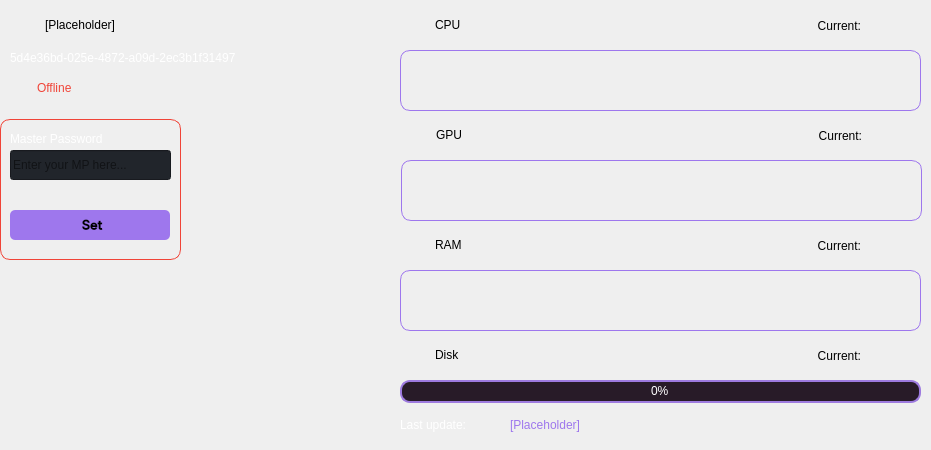
         <widget class="QWidget" name="overview">
          <widget class="QLabel" name="overview_icon">
           <property name="geometry">
            <rect>
             <x>10</x>
             <y>10</y>
             <width>31</width>
             <height>31</height>
            </rect>
           </property>
           <property name="styleSheet">
            <string notr="true"/>
           </property>
           <property name="text">
            <string/>
           </property>
           <property name="pixmap">
            <pixmap resource="resources.qrc">:/icons/images/icons/server.png</pixmap>
           </property>
           <property name="scaledContents">
            <bool>false</bool>
           </property>
          </widget>
          <widget class="QLabel" name="overview_hsm_name">
           <property name="geometry">
            <rect>
             <x>45</x>
             <y>9</y>
             <width>171</width>
             <height>31</height>
            </rect>
           </property>
           <property name="styleSheet">
            <string notr="true">font: 700 12pt &quot;Inter Medium&quot;;</string>
           </property>
           <property name="text">
            <string>[Placeholder]</string>
           </property>
          </widget>
          <widget class="QPushButton" name="overview_auth_btn">
           <property name="geometry">
            <rect>
             <x>10</x>
             <y>210</y>
             <width>160</width>
             <height>30</height>
            </rect>
           </property>
           <property name="minimumSize">
            <size>
             <width>150</width>
             <height>30</height>
            </size>
           </property>
           <property name="font">
            <font>
             <family>Inter Medium</family>
             <pointsize>10</pointsize>
             <italic>false</italic>
             <bold>true</bold>
            </font>
           </property>
           <property name="cursor">
            <cursorShape>PointingHandCursor</cursorShape>
           </property>
           <property name="styleSheet">
            <string notr="true">QPushButton {
background-color: #9e77ed;
font: 600 10pt &quot;Inter Medium&quot;;
border-radius: 5px;
}
QPushButton:hover {
	background-color: rgb(168, 128, 255);
	border-radius: 4px;
}
QPushButton:pressed {	
	background-color: rgb(255, 243, 239);
	font: 600 10pt &quot;Inter Medium&quot;;
	icon: url(:/icons/images/icons/log-in_purple.png);
	color: #9e77ed;
	border-radius: 5px;
}
</string>
           </property>
           <property name="text">
            <string> Set</string>
           </property>
           <property name="icon">
            <iconset resource="resources.qrc">
             <normaloff>:/icons/images/icons/lock.png</normaloff>:/icons/images/icons/lock.png</iconset>
           </property>
          </widget>
          <widget class="QLabel" name="overview_mp_label">
           <property name="geometry">
            <rect>
             <x>10</x>
             <y>129</y>
             <width>151</width>
             <height>20</height>
            </rect>
           </property>
           <property name="styleSheet">
            <string notr="true">background-color: transparent;
font: 600 10pt &quot;Inter Medium&quot;;
text-align: left;
color: #fff;
border-radius: 5px;</string>
           </property>
           <property name="lineWidth">
            <number>1</number>
           </property>
           <property name="text">
            <string>Master Password</string>
           </property>
           <property name="alignment">
            <set>Qt::AlignLeading|Qt::AlignLeft|Qt::AlignVCenter</set>
           </property>
          </widget>
          <widget class="QLineEdit" name="overview_masterpw_field">
           <property name="geometry">
            <rect>
             <x>10</x>
             <y>150</y>
             <width>161</width>
             <height>30</height>
            </rect>
           </property>
           <property name="minimumSize">
            <size>
             <width>0</width>
             <height>30</height>
            </size>
           </property>
           <property name="styleSheet">
            <string notr="true">background-color: rgb(33, 37, 43);
font: 600 10pt &quot;Inter Medium&quot;;</string>
           </property>
           <property name="inputMask">
            <string/>
           </property>
           <property name="text">
            <string/>
           </property>
           <property name="echoMode">
            <enum>QLineEdit::Password</enum>
           </property>
           <property name="placeholderText">
            <string>Enter your MP here...</string>
           </property>
          </widget>
          <widget class="QLabel" name="overview_auth_icon">
           <property name="geometry">
            <rect>
             <x>10</x>
             <y>80</y>
             <width>16</width>
             <height>16</height>
            </rect>
           </property>
           <property name="styleSheet">
            <string notr="true"/>
           </property>
           <property name="text">
            <string/>
           </property>
           <property name="pixmap">
            <pixmap resource="resources.qrc">:/icons/images/icons/unauthenticated.png</pixmap>
           </property>
           <property name="scaledContents">
            <bool>false</bool>
           </property>
          </widget>
          <widget class="QLabel" name="overview_auth_label">
           <property name="geometry">
            <rect>
             <x>37</x>
             <y>80</y>
             <width>121</width>
             <height>16</height>
            </rect>
           </property>
           <property name="styleSheet">
            <string notr="true">font: 700 10pt &quot;Inter Medium&quot;;
color: #F04438;</string>
           </property>
           <property name="text">
            <string>Offline</string>
           </property>
          </widget>
          <widget class="QLabel" name="auth_area_border">
           <property name="geometry">
            <rect>
             <x>0</x>
             <y>119</y>
             <width>181</width>
             <height>141</height>
            </rect>
           </property>
           <property name="styleSheet">
            <string notr="true">border: 1px solid #F04438;
border-radius: 10px;</string>
           </property>
           <property name="lineWidth">
            <number>1</number>
           </property>
           <property name="text">
            <string/>
           </property>
           <property name="alignment">
            <set>Qt::AlignLeading|Qt::AlignLeft|Qt::AlignVCenter</set>
           </property>
          </widget>
          <widget class="QLabel" name="overview_icon_3">
           <property name="geometry">
            <rect>
             <x>400</x>
             <y>10</y>
             <width>31</width>
             <height>31</height>
            </rect>
           </property>
           <property name="styleSheet">
            <string notr="true"/>
           </property>
           <property name="text">
            <string/>
           </property>
           <property name="pixmap">
            <pixmap resource="resources.qrc">:/icons/images/icons/cpu.png</pixmap>
           </property>
           <property name="scaledContents">
            <bool>false</bool>
           </property>
          </widget>
          <widget class="QLabel" name="overview_cpu">
           <property name="geometry">
            <rect>
             <x>435</x>
             <y>9</y>
             <width>41</width>
             <height>31</height>
            </rect>
           </property>
           <property name="styleSheet">
            <string notr="true">font: 700 12pt &quot;Inter Medium&quot;;</string>
           </property>
           <property name="text">
            <string>CPU</string>
           </property>
          </widget>
          <widget class="QLabel" name="overview_mid">
           <property name="geometry">
            <rect>
             <x>10</x>
             <y>50</y>
             <width>281</width>
             <height>16</height>
            </rect>
           </property>
           <property name="styleSheet">
            <string notr="true">font: 700 10pt &quot;Inter Medium&quot;;
color: #fff</string>
           </property>
           <property name="text">
            <string>5d4e36bd-025e-4872-a09d-2ec3b1f31497</string>
           </property>
          </widget>
          <widget class="QLabel" name="overview_icon_4">
           <property name="geometry">
            <rect>
             <x>130</x>
             <y>130</y>
             <width>16</width>
             <height>16</height>
            </rect>
           </property>
           <property name="toolTip">
            <string>&lt;html&gt;&lt;head/&gt;&lt;body&gt;&lt;p&gt;Upon logging in, you need to set the master password for this machine to authenticate yourself to the HSM.&lt;/p&gt;&lt;/body&gt;&lt;/html&gt;</string>
           </property>
           <property name="styleSheet">
            <string notr="true"/>
           </property>
           <property name="text">
            <string/>
           </property>
           <property name="pixmap">
            <pixmap resource="resources.qrc">:/icons/images/icons/info.png</pixmap>
           </property>
           <property name="scaledContents">
            <bool>false</bool>
           </property>
          </widget>
          <widget class="QLabel" name="overview_responselabel">
           <property name="geometry">
            <rect>
             <x>0</x>
             <y>400</y>
             <width>351</width>
             <height>41</height>
            </rect>
           </property>
           <property name="styleSheet">
            <string notr="true">color: rgb(113, 126, 149);</string>
           </property>
           <property name="lineWidth">
            <number>1</number>
           </property>
           <property name="text">
            <string/>
           </property>
           <property name="alignment">
            <set>Qt::AlignCenter</set>
           </property>
          </widget>
          <widget class="QLabel" name="cpu_area_border">
           <property name="geometry">
            <rect>
             <x>400</x>
             <y>50</y>
             <width>521</width>
             <height>61</height>
            </rect>
           </property>
           <property name="styleSheet">
            <string notr="true">border: 1px solid #9e77ed;
border-radius: 10px;</string>
           </property>
           <property name="lineWidth">
            <number>1</number>
           </property>
           <property name="text">
            <string/>
           </property>
           <property name="alignment">
            <set>Qt::AlignLeading|Qt::AlignLeft|Qt::AlignVCenter</set>
           </property>
          </widget>
          <widget class="QWidget" name="verticalLayoutWidget">
           <property name="geometry">
            <rect>
             <x>409</x>
             <y>60</y>
             <width>501</width>
             <height>41</height>
            </rect>
           </property>
           <layout class="QVBoxLayout" name="cpu_layout"/>
          </widget>
          <widget class="QLabel" name="overview_cpu_current">
           <property name="geometry">
            <rect>
             <x>870</x>
             <y>10</y>
             <width>41</width>
             <height>31</height>
            </rect>
           </property>
           <property name="styleSheet">
            <string notr="true">font: 700 12pt &quot;Inter Medium&quot;;
color: #9e77ed;</string>
           </property>
           <property name="text">
            <string/>
           </property>
          </widget>
          <widget class="QLabel" name="overview_cpu_2">
           <property name="geometry">
            <rect>
             <x>790</x>
             <y>10</y>
             <width>71</width>
             <height>31</height>
            </rect>
           </property>
           <property name="styleSheet">
            <string notr="true">font: 700 12pt &quot;Inter Medium&quot;;</string>
           </property>
           <property name="text">
            <string>Current:</string>
           </property>
           <property name="alignment">
            <set>Qt::AlignRight|Qt::AlignTrailing|Qt::AlignVCenter</set>
           </property>
          </widget>
          <widget class="QLabel" name="overview_gpu">
           <property name="geometry">
            <rect>
             <x>436</x>
             <y>119</y>
             <width>41</width>
             <height>31</height>
            </rect>
           </property>
           <property name="styleSheet">
            <string notr="true">font: 700 12pt &quot;Inter Medium&quot;;</string>
           </property>
           <property name="text">
            <string>GPU</string>
           </property>
          </widget>
          <widget class="QLabel" name="gpu_area_border">
           <property name="geometry">
            <rect>
             <x>401</x>
             <y>160</y>
             <width>521</width>
             <height>61</height>
            </rect>
           </property>
           <property name="styleSheet">
            <string notr="true">border: 1px solid #9e77ed;
border-radius: 10px;</string>
           </property>
           <property name="lineWidth">
            <number>1</number>
           </property>
           <property name="text">
            <string/>
           </property>
           <property name="alignment">
            <set>Qt::AlignLeading|Qt::AlignLeft|Qt::AlignVCenter</set>
           </property>
          </widget>
          <widget class="QWidget" name="verticalLayoutWidget_2">
           <property name="geometry">
            <rect>
             <x>410</x>
             <y>170</y>
             <width>501</width>
             <height>41</height>
            </rect>
           </property>
           <layout class="QVBoxLayout" name="gpu_layout"/>
          </widget>
          <widget class="QLabel" name="overview_icon_5">
           <property name="geometry">
            <rect>
             <x>401</x>
             <y>120</y>
             <width>31</width>
             <height>31</height>
            </rect>
           </property>
           <property name="styleSheet">
            <string notr="true"/>
           </property>
           <property name="text">
            <string/>
           </property>
           <property name="pixmap">
            <pixmap resource="resources.qrc">:/icons/images/icons/gpu.png</pixmap>
           </property>
           <property name="scaledContents">
            <bool>false</bool>
           </property>
          </widget>
          <widget class="QLabel" name="overview_cpu_4">
           <property name="geometry">
            <rect>
             <x>791</x>
             <y>120</y>
             <width>71</width>
             <height>31</height>
            </rect>
           </property>
           <property name="styleSheet">
            <string notr="true">font: 700 12pt &quot;Inter Medium&quot;;</string>
           </property>
           <property name="text">
            <string>Current:</string>
           </property>
           <property name="alignment">
            <set>Qt::AlignRight|Qt::AlignTrailing|Qt::AlignVCenter</set>
           </property>
          </widget>
          <widget class="QLabel" name="overview_gpu_current">
           <property name="geometry">
            <rect>
             <x>871</x>
             <y>120</y>
             <width>41</width>
             <height>31</height>
            </rect>
           </property>
           <property name="styleSheet">
            <string notr="true">font: 700 12pt &quot;Inter Medium&quot;;
color: #9e77ed;</string>
           </property>
           <property name="text">
            <string/>
           </property>
          </widget>
          <widget class="QLabel" name="overview_icon_6">
           <property name="geometry">
            <rect>
             <x>400</x>
             <y>230</y>
             <width>31</width>
             <height>31</height>
            </rect>
           </property>
           <property name="styleSheet">
            <string notr="true"/>
           </property>
           <property name="text">
            <string/>
           </property>
           <property name="pixmap">
            <pixmap resource="resources.qrc">:/icons/images/icons/ram.png</pixmap>
           </property>
           <property name="scaledContents">
            <bool>false</bool>
           </property>
          </widget>
          <widget class="QLabel" name="overview_ram">
           <property name="geometry">
            <rect>
             <x>435</x>
             <y>229</y>
             <width>41</width>
             <height>31</height>
            </rect>
           </property>
           <property name="styleSheet">
            <string notr="true">font: 700 12pt &quot;Inter Medium&quot;;</string>
           </property>
           <property name="text">
            <string>RAM</string>
           </property>
          </widget>
          <widget class="QLabel" name="overview_ram_2">
           <property name="geometry">
            <rect>
             <x>790</x>
             <y>230</y>
             <width>71</width>
             <height>31</height>
            </rect>
           </property>
           <property name="styleSheet">
            <string notr="true">font: 700 12pt &quot;Inter Medium&quot;;</string>
           </property>
           <property name="text">
            <string>Current:</string>
           </property>
           <property name="alignment">
            <set>Qt::AlignRight|Qt::AlignTrailing|Qt::AlignVCenter</set>
           </property>
          </widget>
          <widget class="QWidget" name="verticalLayoutWidget_3">
           <property name="geometry">
            <rect>
             <x>410</x>
             <y>280</y>
             <width>501</width>
             <height>41</height>
            </rect>
           </property>
           <layout class="QVBoxLayout" name="ram_layout"/>
          </widget>
          <widget class="QLabel" name="overview_ram_current">
           <property name="geometry">
            <rect>
             <x>870</x>
             <y>230</y>
             <width>41</width>
             <height>31</height>
            </rect>
           </property>
           <property name="styleSheet">
            <string notr="true">font: 700 12pt &quot;Inter Medium&quot;;
color: #9e77ed;</string>
           </property>
           <property name="text">
            <string/>
           </property>
          </widget>
          <widget class="QLabel" name="ram_area_border">
           <property name="geometry">
            <rect>
             <x>400</x>
             <y>270</y>
             <width>521</width>
             <height>61</height>
            </rect>
           </property>
           <property name="styleSheet">
            <string notr="true">border: 1px solid #9e77ed;
border-radius: 10px;</string>
           </property>
           <property name="lineWidth">
            <number>1</number>
           </property>
           <property name="text">
            <string/>
           </property>
           <property name="alignment">
            <set>Qt::AlignLeading|Qt::AlignLeft|Qt::AlignVCenter</set>
           </property>
          </widget>
          <widget class="QProgressBar" name="disk_progress_bar">
           <property name="geometry">
            <rect>
             <x>400</x>
             <y>380</y>
             <width>521</width>
             <height>23</height>
            </rect>
           </property>
           <property name="styleSheet">
            <string notr="true">QProgressBar {
background-color: rgb(40, 27, 40);
border: 2px solid rgb(157, 122, 222);
color: #fff;
border-radius: 10px;
text-align: center;
font: 57 10pt &quot;Inter Medium&quot;;
}
QProgressBar::chunk{
border-radius: 10px;
background-color: qlineargradient(spread:pad, x1:0.931, y1:1, x2:1, y2:1, stop:0.704545 rgba(158, 119, 237, 255), stop:1 rgba(40, 27, 40, 255))
}</string>
           </property>
           <property name="value">
            <number>0</number>
           </property>
          </widget>
          <widget class="QLabel" name="overview_icon_7">
           <property name="geometry">
            <rect>
             <x>400</x>
             <y>340</y>
             <width>31</width>
             <height>31</height>
            </rect>
           </property>
           <property name="styleSheet">
            <string notr="true"/>
           </property>
           <property name="text">
            <string/>
           </property>
           <property name="pixmap">
            <pixmap resource="resources.qrc">:/icons/images/icons/hard-drive.png</pixmap>
           </property>
           <property name="scaledContents">
            <bool>false</bool>
           </property>
          </widget>
          <widget class="QLabel" name="overview_disk_current">
           <property name="geometry">
            <rect>
             <x>870</x>
             <y>340</y>
             <width>41</width>
             <height>31</height>
            </rect>
           </property>
           <property name="styleSheet">
            <string notr="true">font: 700 12pt &quot;Inter Medium&quot;;
color: #9e77ed;</string>
           </property>
           <property name="text">
            <string/>
           </property>
          </widget>
          <widget class="QLabel" name="overview_ram_3">
           <property name="geometry">
            <rect>
             <x>790</x>
             <y>340</y>
             <width>71</width>
             <height>31</height>
            </rect>
           </property>
           <property name="styleSheet">
            <string notr="true">font: 700 12pt &quot;Inter Medium&quot;;</string>
           </property>
           <property name="text">
            <string>Current:</string>
           </property>
           <property name="alignment">
            <set>Qt::AlignRight|Qt::AlignTrailing|Qt::AlignVCenter</set>
           </property>
          </widget>
          <widget class="QLabel" name="overview_ram_4">
           <property name="geometry">
            <rect>
             <x>435</x>
             <y>339</y>
             <width>41</width>
             <height>31</height>
            </rect>
           </property>
           <property name="styleSheet">
            <string notr="true">font: 700 12pt &quot;Inter Medium&quot;;</string>
           </property>
           <property name="text">
            <string>Disk</string>
           </property>
          </widget>
          <widget class="QLabel" name="last_update_label">
           <property name="geometry">
            <rect>
             <x>510</x>
             <y>409</y>
             <width>411</width>
             <height>31</height>
            </rect>
           </property>
           <property name="styleSheet">
            <string notr="true">font: 700 11pt &quot;Inter Medium&quot;;
color: #9e77ed;</string>
           </property>
           <property name="text">
            <string>[Placeholder]</string>
           </property>
          </widget>
          <widget class="QLabel" name="last_update_label_2">
           <property name="geometry">
            <rect>
             <x>400</x>
             <y>409</y>
             <width>91</width>
             <height>31</height>
            </rect>
           </property>
           <property name="styleSheet">
            <string notr="true">font: 700 11pt &quot;Inter Medium&quot;;
color: #fff;</string>
           </property>
           <property name="text">
            <string>Last update:</string>
           </property>
          </widget>
          <zorder>auth_area_border</zorder>
          <zorder>overview_icon</zorder>
          <zorder>overview_hsm_name</zorder>
          <zorder>overview_auth_btn</zorder>
          <zorder>overview_mp_label</zorder>
          <zorder>overview_masterpw_field</zorder>
          <zorder>overview_auth_icon</zorder>
          <zorder>overview_auth_label</zorder>
          <zorder>overview_icon_3</zorder>
          <zorder>overview_cpu</zorder>
          <zorder>overview_mid</zorder>
          <zorder>overview_icon_4</zorder>
          <zorder>overview_responselabel</zorder>
          <zorder>cpu_area_border</zorder>
          <zorder>verticalLayoutWidget</zorder>
          <zorder>overview_cpu_current</zorder>
          <zorder>overview_cpu_2</zorder>
          <zorder>overview_gpu</zorder>
          <zorder>gpu_area_border</zorder>
          <zorder>verticalLayoutWidget_2</zorder>
          <zorder>overview_icon_5</zorder>
          <zorder>overview_cpu_4</zorder>
          <zorder>overview_gpu_current</zorder>
          <zorder>overview_icon_6</zorder>
          <zorder>overview_ram</zorder>
          <zorder>overview_ram_2</zorder>
          <zorder>verticalLayoutWidget_3</zorder>
          <zorder>overview_ram_current</zorder>
          <zorder>ram_area_border</zorder>
          <zorder>disk_progress_bar</zorder>
          <zorder>overview_icon_7</zorder>
          <zorder>overview_disk_current</zorder>
          <zorder>overview_ram_3</zorder>
          <zorder>overview_ram_4</zorder>
          <zorder>last_update_label</zorder>
          <zorder>last_update_label_2</zorder>
         </widget>
